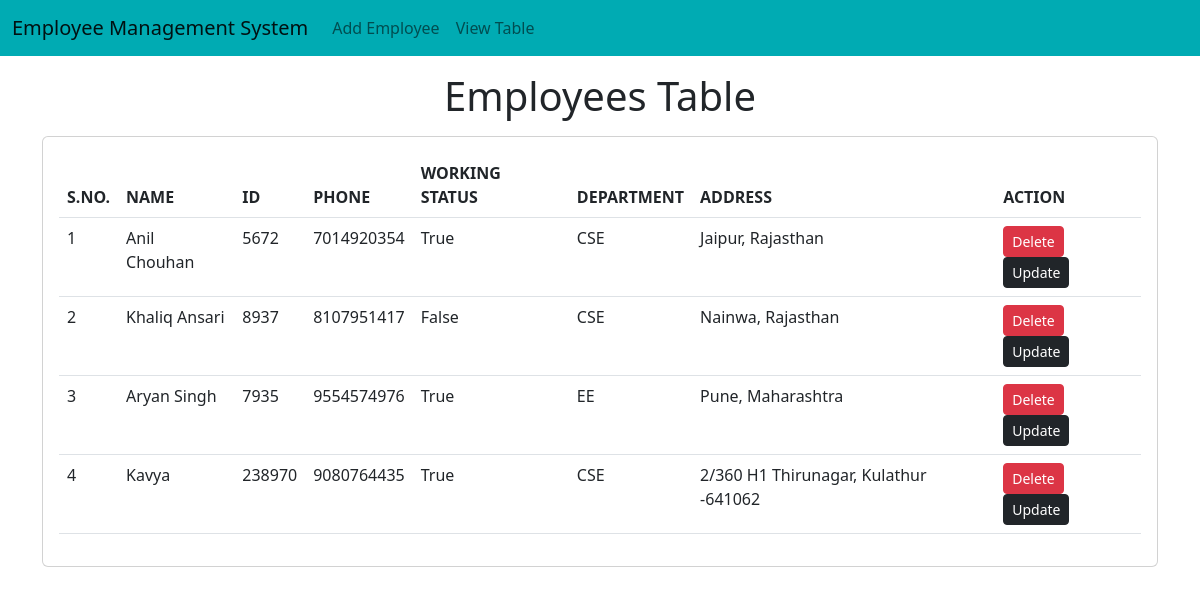
The page / on the database its author committed.
### emp/models.py (models this page shows, shortened)
class Emp(models.Model):
    name=models.CharField(max_length=200)
    emp_id=models.CharField(max_length=200)
    phone=models.CharField(max_length=10)
    address=models.CharField(max_length=150)
    working=models.BooleanField(default=True)
    department=models.CharField(max_length=200)

### emp/views.py (the view)
# urls.py: path("",fun.emp_home),
def emp_home(request):
    emps=Emp.objects.all()
    return render(request,"emp/home.html",{'emps':emps})

### templates/emp/home.html (shortened to what this page needs)
<!doctype html>
<html lang="en">
  <head>
    <link href="https://cdn.jsdelivr.net/npm/bootstrap@5.2.2/dist/css/bootstrap.min.css" rel="stylesheet">
  </head>
  <body>
    {% include 'emp/navbar.html' %}
    <h1 class="text-center my-3">Employees Table</h1>
    <div class="container">
      <div class="row">
        <div class="col-md-12">
          <div class="card">
            <div class="card-body">
              <table class="table">
                <thead>
                  <tr>
                    <th>S.NO.</th>
                    <th>NAME</th>
                    <th>ID</th>
                    <th>PHONE</th>
                    <th>WORKING STATUS</th>
                    <th>DEPARTMENT</th>
                    <th>ADDRESS</th>
                    <th>ACTION</th>
                  </tr>
                </thead>
                <tbody>
                  {% for e in emps %}
                  <tr>
                    <td>{{forloop.counter}}</td>
                    <td>{{e.name}}</td>
                    <td>{{e.emp_id}}</td>
                    <td>{{e.phone}}</td>
                    <td>{{e.working}}</td>
                    <td>{{e.department}}</td>
                    <td>{{e.address}}</td>
                    <td>
                      <a href="/emp/delete-emp/{{e.id}}" class="btn btn-danger btn-sm">Delete</a>
                      <a href="/emp/update-emp/{{e.id}}" class="btn btn-dark btn-sm">Update</a>
                    </td>
                  </tr>
                  {%endfor%}
                </tbody>
              </table>
            </div>
          </div>
        </div>
      </div>
    </div>
  </body>
</html>

### templates/emp/navbar.html (shortened to what this page needs)
<nav class="navbar navbar-expand-lg" style="background-color: #00ABB3;">
    <div class="container-fluid">
      <a class="navbar-brand" href="/emp/home/">Employee Management System</a>
      <div class="collapse navbar-collapse" id="navbarSupportedContent">
        <ul class="navbar-nav me-auto mb-2 mb-lg-0">
          <li class="nav-item">
            <a class="nav-link" href="/emp/add-emp/">Add Employee</a>
          </li>
          <li><a class="nav-link" href="/emp/home/">View Table</a></li>
        </ul>
      </div>
    </div>
  </nav>

### rows shown on the page
Emp: name "Anil Chouhan", emp_id "5672", phone "7014920354", working "True", department "CSE", address "Jaipur, Rajasthan"
Emp: name "Khaliq Ansari", emp_id "8937", phone "8107951417", working "False", department "CSE", address "Nainwa, Rajasthan"
Emp: name "Aryan Singh", emp_id "7935", phone "9554574976", working "True", department "EE", address "Pune, Maharashtra"
Emp: name "Kavya", emp_id "238970", phone "9080764435", working "True", department "CSE", address "2/360 H1 Thirunagar, Kulathur -641062"
